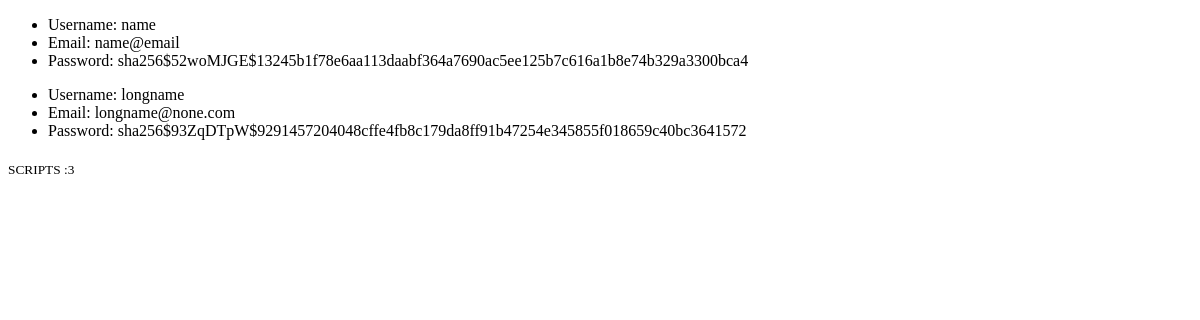
The app's page /users, older data.
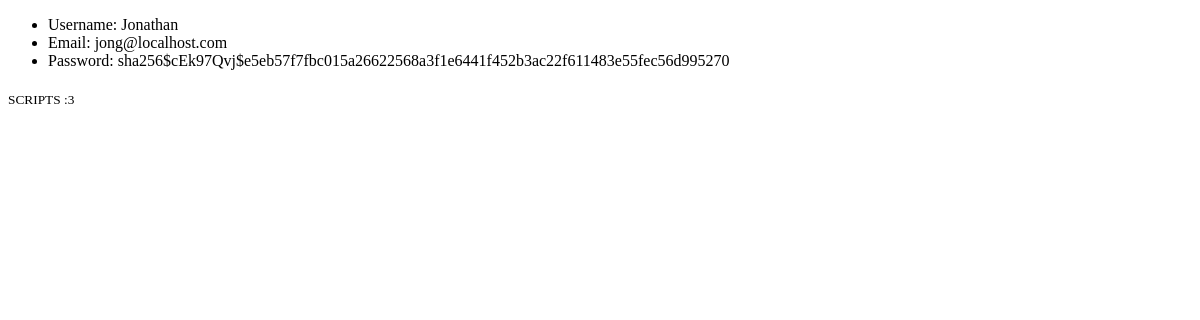
The same page, newer data.
### application/models.py (models this page shows, shortened)
class User(UserMixin, db.Model):
    __tablename__ = 'users'
    id = db.Column(
        db.Integer,
        primary_key=True)
    username = db.Column(
        db.String(64),
        index=False,
        unique=False,
        nullable=False)
    email = db.Column(
        db.String(80),
        index=True,
        unique=True,
        nullable=False)
    password = db.Column(
        db.String(128),
        index=False,
        unique=False,
        nullable=False)

### application/routes.py (the view)
@main_bp.route('/users', methods=['GET'])
def users():
    users = User.query.all()
    return render_template('users.html',
        title='NinerChat | User List',
        users = users,
        template='users-template')

### application/templates/users.html (shortened to what this page needs)
{% extends "layout.html" %}
{% block content %}
  {% for user in users %}
    <ul id="user.username">
      <li>Username: {{ user.username }}</li>
      <li>Email: {{ user.email }}</li>
      <li>Password: {{ user.password }}</li>
    </ul>
  {% endfor %}
{% endblock %}

### application/templates/layout.html (shortened to what this page needs)
<!DOCTYPE html>
<html lang="en">
<head>
</head>
<body class="{{template}}">
  {% block content %}{% endblock %}
  {% include 'scripts.html' %}
</body>
</html>

### application/templates/scripts.html
<sub>SCRIPTS :3</sub>

Row changes from the older to the newer data that the page shows:
removed User: username "name", email "name@email", password "sha256$52woMJGE$13245b1f78e6aa113daabf364a7690ac5ee125b7c616a1b8e74b329a3300bca4"
removed User: username "longname", email "longname@none.com", password "sha256$93ZqDTpW$9291457204048cffe4fb8c179da8ff91b47254e345855f018659c40bc3641572"
added User: username "Jonathan", email "jong@localhost.com", password "sha256$cEk97Qvj$e5eb57f7fbc015a26622568a3f1e6441f452b3ac22f611483e55fec56d995270"
